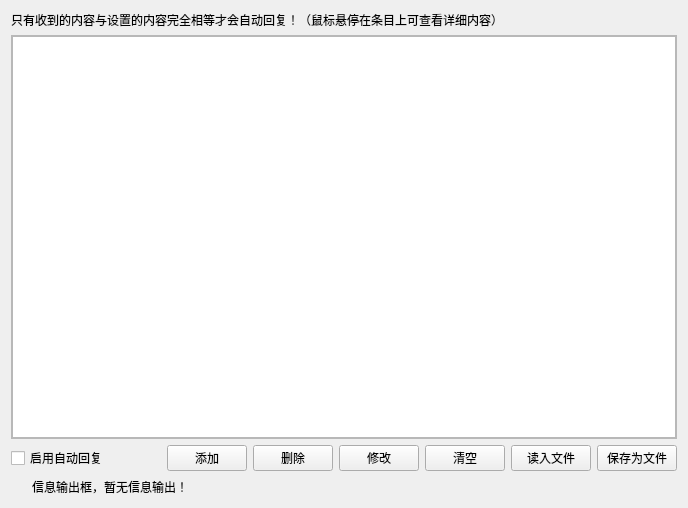
<?xml version="1.0" encoding="UTF-8"?>
<ui version="4.0">
 <class>AutoResponseSettingPanel</class>
 <widget class="QWidget" name="AutoResponseSettingPanel">
  <property name="geometry">
   <rect>
    <x>0</x>
    <y>0</y>
    <width>688</width>
    <height>508</height>
   </rect>
  </property>
  <property name="windowTitle">
   <string>添加自动回复设置</string>
  </property>
  <layout class="QGridLayout" name="gridLayout">
   <item row="0" column="0" colspan="8">
    <widget class="QLabel" name="label">
     <property name="text">
      <string>只有收到的内容与设置的内容完全相等才会自动回复！（鼠标悬停在条目上可查看详细内容）</string>
     </property>
    </widget>
   </item>
   <item row="3" column="7">
    <widget class="QPushButton" name="pushButtonSaveAsFile">
     <property name="text">
      <string>保存为文件</string>
     </property>
    </widget>
   </item>
   <item row="2" column="0" colspan="8">
    <widget class="QScrollArea" name="scrollArea">
     <property name="widgetResizable">
      <bool>true</bool>
     </property>
     <widget class="QWidget" name="scrollAreaWidgetContents">
      <property name="geometry">
       <rect>
        <x>0</x>
        <y>0</y>
        <width>668</width>
        <height>415</height>
       </rect>
      </property>
      <layout class="QVBoxLayout" name="verticalLayout">
       <property name="spacing">
        <number>0</number>
       </property>
       <property name="leftMargin">
        <number>0</number>
       </property>
       <property name="topMargin">
        <number>0</number>
       </property>
       <property name="rightMargin">
        <number>0</number>
       </property>
       <property name="bottomMargin">
        <number>0</number>
       </property>
       <item>
        <widget class="QListWidget" name="listWidgetAutoResponse"/>
       </item>
      </layout>
     </widget>
    </widget>
   </item>
   <item row="3" column="2">
    <widget class="QPushButton" name="pushButtonAdd">
     <property name="text">
      <string>添加</string>
     </property>
    </widget>
   </item>
   <item row="3" column="1">
    <spacer name="horizontalSpacer">
     <property name="orientation">
      <enum>Qt::Horizontal</enum>
     </property>
     <property name="sizeHint" stdset="0">
      <size>
       <width>40</width>
       <height>20</height>
      </size>
     </property>
    </spacer>
   </item>
   <item row="3" column="6">
    <widget class="QPushButton" name="pushButtonReadInFile">
     <property name="text">
      <string>读入文件</string>
     </property>
    </widget>
   </item>
   <item row="3" column="0">
    <widget class="QCheckBox" name="checkBoxAutoResponse">
     <property name="text">
      <string>启用自动回复</string>
     </property>
    </widget>
   </item>
   <item row="3" column="3">
    <widget class="QPushButton" name="pushButtonDelete">
     <property name="text">
      <string>删除</string>
     </property>
    </widget>
   </item>
   <item row="3" column="4">
    <widget class="QPushButton" name="pushButtonModify">
     <property name="text">
      <string>修改</string>
     </property>
    </widget>
   </item>
   <item row="4" column="0" colspan="8">
    <widget class="QFrame" name="frame">
     <property name="minimumSize">
      <size>
       <width>0</width>
       <height>20</height>
      </size>
     </property>
     <property name="maximumSize">
      <size>
       <width>16777215</width>
       <height>20</height>
      </size>
     </property>
     <property name="styleSheet">
      <string notr="true">QFrame{
	border:none
}</string>
     </property>
     <property name="frameShape">
      <enum>QFrame::StyledPanel</enum>
     </property>
     <property name="frameShadow">
      <enum>QFrame::Raised</enum>
     </property>
     <layout class="QHBoxLayout" name="horizontalLayout">
      <property name="leftMargin">
       <number>0</number>
      </property>
      <property name="topMargin">
       <number>0</number>
      </property>
      <property name="rightMargin">
       <number>0</number>
      </property>
      <property name="bottomMargin">
       <number>0</number>
      </property>
      <item>
       <widget class="QPushButton" name="pushButtonInfoIcon">
        <property name="minimumSize">
         <size>
          <width>15</width>
          <height>15</height>
         </size>
        </property>
        <property name="maximumSize">
         <size>
          <width>15</width>
          <height>15</height>
         </size>
        </property>
        <property name="styleSheet">
         <string notr="true">QPushButton{
	background-color: #00FFFFFF;
	border:none
}</string>
        </property>
        <property name="text">
         <string/>
        </property>
       </widget>
      </item>
      <item>
       <widget class="QLabel" name="labelInfo">
        <property name="text">
         <string>信息输出框，暂无信息输出！</string>
        </property>
       </widget>
      </item>
     </layout>
    </widget>
   </item>
   <item row="3" column="5">
    <widget class="QPushButton" name="pushButtonClear">
     <property name="text">
      <string>清空</string>
     </property>
    </widget>
   </item>
  </layout>
 </widget>
 <resources/>
 <connections>
  <connection>
   <sender>pushButtonClear</sender>
   <signal>clicked()</signal>
   <receiver>listWidgetAutoResponse</receiver>
   <slot>clear()</slot>
   <hints>
    <hint type="sourcelabel">
     <x>475</x>
     <y>462</y>
    </hint>
    <hint type="destinationlabel">
     <x>475</x>
     <y>379</y>
    </hint>
   </hints>
  </connection>
 </connections>
</ui>
